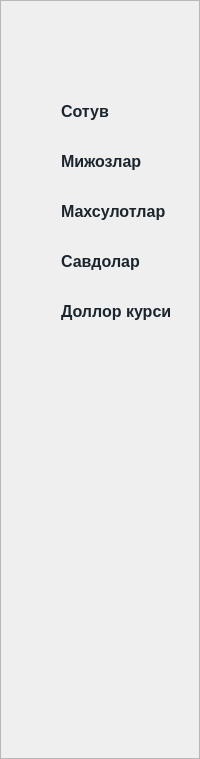
     <widget class="QFrame" name="sidebar_frame">
      <property name="maximumSize">
       <size>
        <width>220</width>
        <height>16777215</height>
       </size>
      </property>
      <property name="styleSheet">
       <string notr="true">#sidebar_frame{
	background-color: rgb(255, 255, 255);
	border:none;
}</string>
      </property>
      <property name="frameShape">
       <enum>QFrame::StyledPanel</enum>
      </property>
      <property name="frameShadow">
       <enum>QFrame::Raised</enum>
      </property>
      <layout class="QVBoxLayout" name="verticalLayout">
       <property name="spacing">
        <number>0</number>
       </property>
       <property name="leftMargin">
        <number>0</number>
       </property>
       <property name="topMargin">
        <number>0</number>
       </property>
       <property name="rightMargin">
        <number>0</number>
       </property>
       <property name="bottomMargin">
        <number>0</number>
       </property>
       <item>
        <widget class="QFrame" name="sidebar_logo_frame">
         <property name="minimumSize">
          <size>
           <width>0</width>
           <height>80</height>
          </size>
         </property>
         <property name="maximumSize">
          <size>
           <width>16777215</width>
           <height>80</height>
          </size>
         </property>
         <property name="styleSheet">
          <string notr="true">#sidebar_logo_frame{
	border:none;
}</string>
         </property>
         <property name="frameShape">
          <enum>QFrame::StyledPanel</enum>
         </property>
         <property name="frameShadow">
          <enum>QFrame::Raised</enum>
         </property>
         <layout class="QGridLayout" name="gridLayout">
          <property name="leftMargin">
           <number>30</number>
          </property>
          <property name="topMargin">
           <number>20</number>
          </property>
          <property name="rightMargin">
           <number>80</number>
          </property>
          <property name="bottomMargin">
           <number>20</number>
          </property>
          <item row="0" column="0">
           <widget class="QLabel" name="label_2">
            <property name="text">
             <string/>
            </property>
            <property name="pixmap">
             <pixmap resource="../resources.qrc">:/newPrefix/assets/logo.png</pixmap>
            </property>
            <property name="scaledContents">
             <bool>true</bool>
            </property>
           </widget>
          </item>
         </layout>
        </widget>
       </item>
       <item>
        <widget class="QFrame" name="sidebar_menu_frame">
         <property name="styleSheet">
          <string notr="true">#sidebar_menu_frame{
	border:none;
}

#sidebar_menu_frame .QPushButton{
	border:none;
	font-weight: 500;
	font-size: 16px;
	line-height: 27px;
	color: #1B252E;
	height:40px;
	border-radius:10px;
	text-align:left;
	padding-left:40px;
	background-position: left center;
	background-repeat: no-repeat;
}

#sidebar_menu_frame QPushButton::hover{
	background-color:#006CFE;
	color:#FFF;
}

</string>
         </property>
         <property name="frameShape">
          <enum>QFrame::StyledPanel</enum>
         </property>
         <property name="frameShadow">
          <enum>QFrame::Raised</enum>
         </property>
         <layout class="QVBoxLayout" name="verticalLayout_2">
          <property name="spacing">
           <number>10</number>
          </property>
          <property name="leftMargin">
           <number>20</number>
          </property>
          <property name="topMargin">
           <number>10</number>
          </property>
          <property name="rightMargin">
           <number>15</number>
          </property>
          <property name="bottomMargin">
           <number>10</number>
          </property>
          <item>
           <widget class="QPushButton" name="btn_savdo">
            <property name="cursor">
             <cursorShape>PointingHandCursor</cursorShape>
            </property>
            <property name="styleSheet">
             <string notr="true">QPushButton{
	background-image: url(:/newPrefix/assets/savdo.png);
}

QPushButton:hover{
	background-image: url(:/newPrefix/assets/savdo-white.png);
}</string>
            </property>
            <property name="text">
             <string>Сотув</string>
            </property>
           </widget>
          </item>
          <item>
           <widget class="QPushButton" name="btn_client">
            <property name="cursor">
             <cursorShape>PointingHandCursor</cursorShape>
            </property>
            <property name="styleSheet">
             <string notr="true">QPushButton{
	background-image: url(:/newPrefix/assets/client.png);
}

QPushButton:hover{
	background-image: url(:/newPrefix/assets/client-white.png);
}</string>
            </property>
            <property name="text">
             <string>Мижозлар</string>
            </property>
           </widget>
          </item>
          <item>
           <widget class="QPushButton" name="btn_product">
            <property name="cursor">
             <cursorShape>PointingHandCursor</cursorShape>
            </property>
            <property name="styleSheet">
             <string notr="true">QPushButton{
	background-image: url(:/newPrefix/assets/product.png);
}


QPushButton:hover{
	background-image: url(:/newPrefix/assets/product-white.png);
}</string>
            </property>
            <property name="text">
             <string>Махсулотлар</string>
            </property>
           </widget>
          </item>
          <item>
           <widget class="QPushButton" name="btn_savdolar">
            <property name="cursor">
             <cursorShape>PointingHandCursor</cursorShape>
            </property>
            <property name="styleSheet">
             <string notr="true">QPushButton{
	background-image: url(:/newPrefix/assets/list.png);
}

QPushButton:hover{
	background-image: url(:/newPrefix/assets/list-white.png);
}</string>
            </property>
            <property name="text">
             <string>Савдолар</string>
            </property>
           </widget>
          </item>
          <item>
           <widget class="QPushButton" name="btn_dollor">
            <property name="cursor">
             <cursorShape>PointingHandCursor</cursorShape>
            </property>
            <property name="styleSheet">
             <string notr="true">QPushButton{
	background-image: url(:/newPrefix/assets/dollor.png);
}


QPushButton:hover{
	background-image: url(:/newPrefix/assets/dollor-white.png);
}</string>
            </property>
            <property name="text">
             <string>Доллор курси</string>
            </property>
           </widget>
          </item>
          <item>
           <spacer name="verticalSpacer">
            <property name="orientation">
             <enum>Qt::Vertical</enum>
            </property>
            <property name="sizeHint" stdset="0">
             <size>
              <width>20</width>
              <height>417</height>
             </size>
            </property>
           </spacer>
          </item>
         </layout>
        </widget>
       </item>
      </layout>
     </widget>
